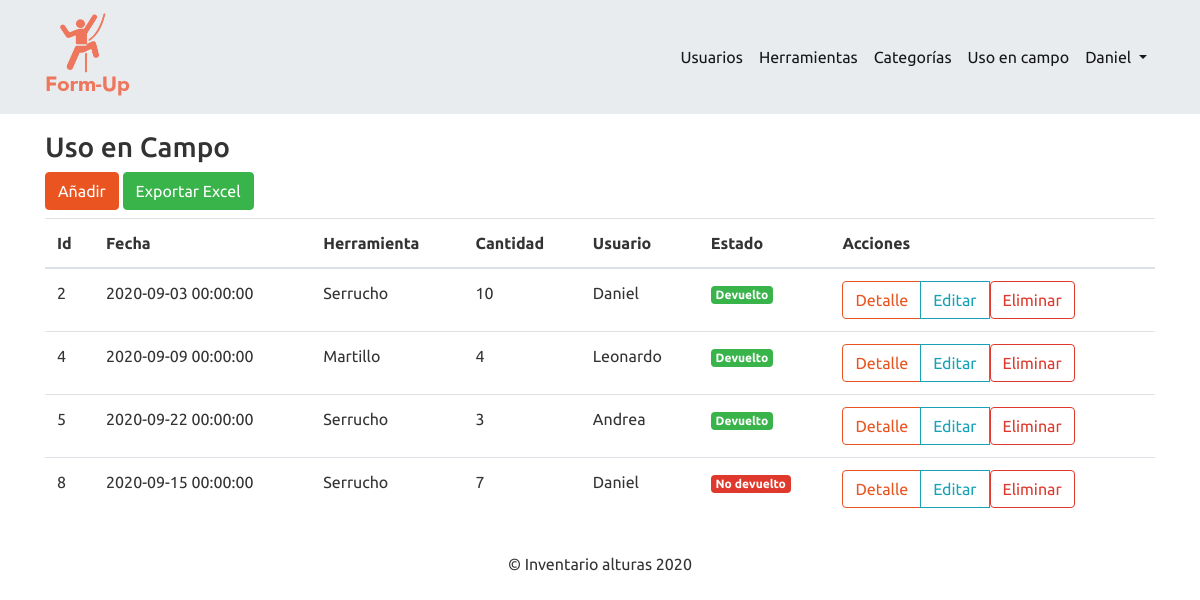
Page /index.php?controller=loans&action=index (signed in) on the committed database.
### tables this page shows
CREATE TABLE `prestamos` (
  `id` int(11) NOT NULL,
  `fecha` datetime NOT NULL,
  `herramienta_id` int(11) NOT NULL,
  `cantidad` int(11) NOT NULL,
  `usuario_id` int(11) NOT NULL,
  `devuelto` tinyint(1) NOT NULL
);

CREATE TABLE `herramientas` (
  `id` int(11) NOT NULL,
  `nombre` varchar(200) NOT NULL,
  `marca` varchar(200) NOT NULL,
  `longitud` int(11) NOT NULL,
  `serie` int(11) NOT NULL,
  `descripcion` varchar(250) NOT NULL,
  `cantidad` int(11) NOT NULL,
  `foto` varchar(255) DEFAULT NULL,
  `entidad_cert` varchar(255) DEFAULT NULL,
  `fecha_fbc` text DEFAULT NULL,
  `norma_cert` text DEFAULT NULL,
  `vencimiento` text DEFAULT NULL
);

CREATE TABLE `usuarios` (
  `id` int(11) NOT NULL,
  `nombre` varchar(255) NOT NULL,
  `email` varchar(255) NOT NULL,
  `rol_id` int(11) NOT NULL,
  `password` varchar(255) NOT NULL
);

### controllers/LoansController.php (called while the page is built, shortened)
<?php
class LoansController extends BaseController{
    public function index()
    {
        $prestamo_obj  = new Loan();
        $all_loans = $prestamo_obj->getAllLoans();
        require_once 'views/dashboard/loans/index.php';
    }
}

### core/Connection.php (called while the page is built, shortened)
<?php
abstract class Connection
{
    public function __construct()
    {
        try
        {
            $this->dbConnection = new PDO(DB_DRIVER . ':host=' . DB_HOST . ';dbname=' . DB_NAME, DB_USER, DB_PASS);
        } catch (PDOException $ex) {
            echo $ex->getMessage();
            die();
        }
    }
}
?>

### models/Loan.php (called while the page is built, shortened)
<?php
class Loan extends BaseModel
{
    public function getAllLoans()
    {
        try {
            $sql = $this->dbConnection->prepare("SELECT prestamos.*,herramientas.nombre AS herramienta_nombre, usuarios.nombre AS usuario_nombre FROM prestamos INNER JOIN herramientas ON herramientas.id=prestamos.herramienta_id INNER JOIN usuarios ON usuarios.id=prestamos.usuario_id");
            $sql->execute();
            $resultSet = [];
            while ($row = $sql->fetch(PDO::FETCH_OBJ)) {
                $resultSet[] = $row;
            }
            return $resultSet;
        } catch (PDOException $ex) {
            echo $ex->getMessage();
            die();
        }
    }
}
?>

### views/dashboard/loans/index.php (the view, shortened to what this page needs)
<?php include_once 'views/layouts/header.php' ?>
<?php include_once 'views/layouts/navbar.php' ?>
<div class="container my-3">
    <div class="row">
        <div class="col">
            <h3>Uso en Campo</h3>
        </div>
    </div>
    <div class="row">
        <div class="col">
            <a href="index.php?controller=loans&action=create" class="btn btn-primary mb-2">Añadir</a>
            <a href="index.php?controller=loans&action=export" class="btn btn-success mb-2">Exportar Excel</a>
            <table class="table" id="table">
                <thead>
                    <tr>
                        <th>Id</th>
                        <th>Fecha</th>
                        <th>Herramienta</th>
                        <th>Cantidad</th>
                        <th>Usuario</th>
                        <th>Estado</th>
                        <th>Acciones</th>
                    </tr>
                </thead>
                <tbody>
                    <?php if(count($all_loans)>0){?>
                        <?php foreach($all_loans as $row){?>
                            <tr>
                                <td><?php echo $row->id ?></td>
                                <td><?php echo $row->fecha ?></td>
                                <td><?php echo $row->herramienta_nombre ?></td>
                                <td><?php echo $row->cantidad ?></td>
                                <td><?php echo $row->usuario_nombre ?></td>
                                <td><?php echo $row->devuelto == 0?"<span class='badge badge-danger'>No devuelto</span>":"<span class='badge badge-success'>Devuelto</span>" ?></td>
                                <td>
                                    <div class="btn-group" role="group" aria-label="Basic example">
                                        <a href="index.php?controller=loans&action=detail&id=<?php echo $row->id ?>" class="btn btn-outline-primary">Detalle</a>
                                    <?php if($_SESSION['rol_id']==1){?>
                                        <a href="index.php?controller=loans&action=edit&id=<?php echo $row->id ?>" class="btn btn-outline-info">Editar</a>
                                        <div class="dropdown">
                                        <button class="btn btn-outline-danger" type="button" id="dropdownMenuButton" data-toggle="dropdown" aria-haspopup="true" aria-expanded="false">
                                            Eliminar
                                        </button>
                                        </div>
                                    <?php } ?>
                                    </div>
                                </td>
                            </tr>
                        <?php }?>
                    <?php }?>
                </tbody>
            </table>
        </div>
    </div>
</div>
<?php include_once 'views/layouts/footer.php' ?>

### rows in the picture
prestamos: id "2", fecha "2020-09-03 00:00:00", herramienta.nombre "Serrucho", cantidad "10", usuario.nombre "Daniel", devuelto "Devuelto"
prestamos: id "4", fecha "2020-09-09 00:00:00", herramienta.nombre "Martillo", cantidad "4", usuario.nombre "Leonardo", devuelto "Devuelto"
prestamos: id "5", fecha "2020-09-22 00:00:00", herramienta.nombre "Serrucho", cantidad "3", usuario.nombre "Andrea", devuelto "Devuelto"
prestamos: id "8", fecha "2020-09-15 00:00:00", herramienta.nombre "Serrucho", cantidad "7", usuario.nombre "Daniel", devuelto "No devuelto"

### other values in the picture
$_SESSION['username'] "Daniel"
